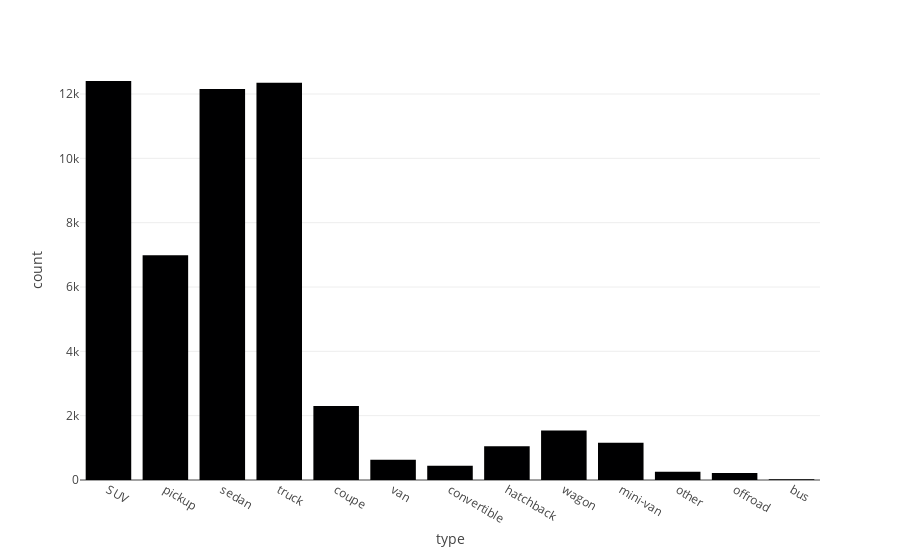

The notebook cell this image was saved under:
### Code cell
import pandas as pd
import plotly.express as px
import streamlit as st

car_data = pd.read_csv('vehicles.csv') # lendo os dados
fig = px.histogram(car_data, x="type") # criar um histograma
fig.show() # exibindo

### Figure 1 — Plotly figure (JSON) as saved in the notebook; plotly's stock layout.template omitted (floating-point values rounded to 4 significant figures; data arrays with more than 128 entries replaced by an {"elided": "..."} marker saying what was removed)
{"data": [{"bingroup": "x", "hovertemplate": "type=%{x}<br>count=%{y}<extra></extra>", "legendgroup": "", "marker": {"color": "#000001", "pattern": {"shape": ""}}, "name": "", "orientation": "v", "showlegend": false, "type": "histogram", "x": {"elided": "51525 str values"}, "xaxis": "x", "yaxis": "y"}], "layout": {"barmode": "relative", "legend": {"tracegroupgap": 0}, "margin": {"t": 60}, "xaxis": {"anchor": "y", "domain": [0, 1], "title": {"text": "type"}}, "yaxis": {"anchor": "x", "domain": [0, 1], "title": {"text": "count"}}}}
